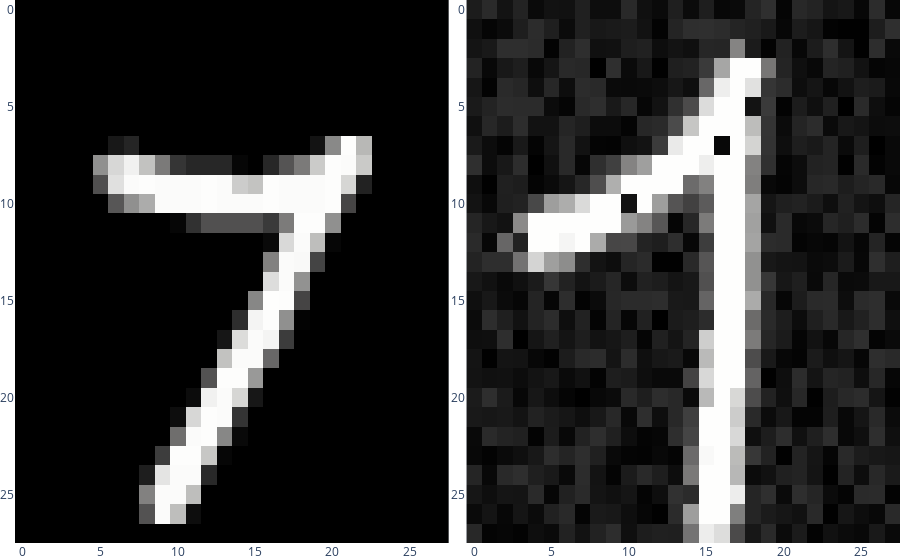

Write notebook code for a chart like this one.
### Code cell
idx = 11
viz.display_imgs(train_X[idx], train_X[33600 + idx])
print(train_y[idx])

### Figure 1 — Plotly figure (JSON) as saved in the notebook; plotly's stock layout.template omitted (floating-point values rounded to 4 significant figures; data arrays with more than 128 entries replaced by an {"elided": "..."} marker saying what was removed)
{"data": [{"colorscale": [[0, "rgb(0, 0, 0)"], [0.09091, "rgb(16, 16, 16)"], [0.1818, "rgb(38, 38, 38)"], [0.2727, "rgb(59, 59, 59)"], [0.3636, "rgb(81, 80, 80)"], [0.4545, "rgb(102, 101, 101)"], [0.5455, "rgb(124, 123, 122)"], [0.6364, "rgb(146, 146, 145)"], [0.7273, "rgb(171, 171, 170)"], [0.8182, "rgb(197, 197, 195)"], [0.9091, "rgb(224, 224, 223)"], [1, "rgb(254, 254, 253)"]], "showscale": false, "type": "heatmap", "xaxis": "x", "yaxis": "y", "z": {"elided": "28x28 float values"}}, {"colorscale": [[0, "rgb(0, 0, 0)"], [0.09091, "rgb(16, 16, 16)"], [0.1818, "rgb(38, 38, 38)"], [0.2727, "rgb(59, 59, 59)"], [0.3636, "rgb(81, 80, 80)"], [0.4545, "rgb(102, 101, 101)"], [0.5455, "rgb(124, 123, 122)"], [0.6364, "rgb(146, 146, 145)"], [0.7273, "rgb(171, 171, 170)"], [0.8182, "rgb(197, 197, 195)"], [0.9091, "rgb(224, 224, 223)"], [1, "rgb(254, 254, 253)"]], "showscale": false, "type": "heatmap", "xaxis": "x2", "yaxis": "y2", "z": {"elided": "28x28 float values"}}], "layout": {"margin": {"b": 0, "l": 0, "r": 0, "t": 0}, "xaxis": {"anchor": "y", "domain": [0, 0.49]}, "xaxis2": {"anchor": "y2", "domain": [0.51, 1]}, "yaxis": {"anchor": "x", "autorange": "reversed", "domain": [0, 1]}, "yaxis2": {"anchor": "x2", "autorange": "reversed", "domain": [0, 1]}}}
